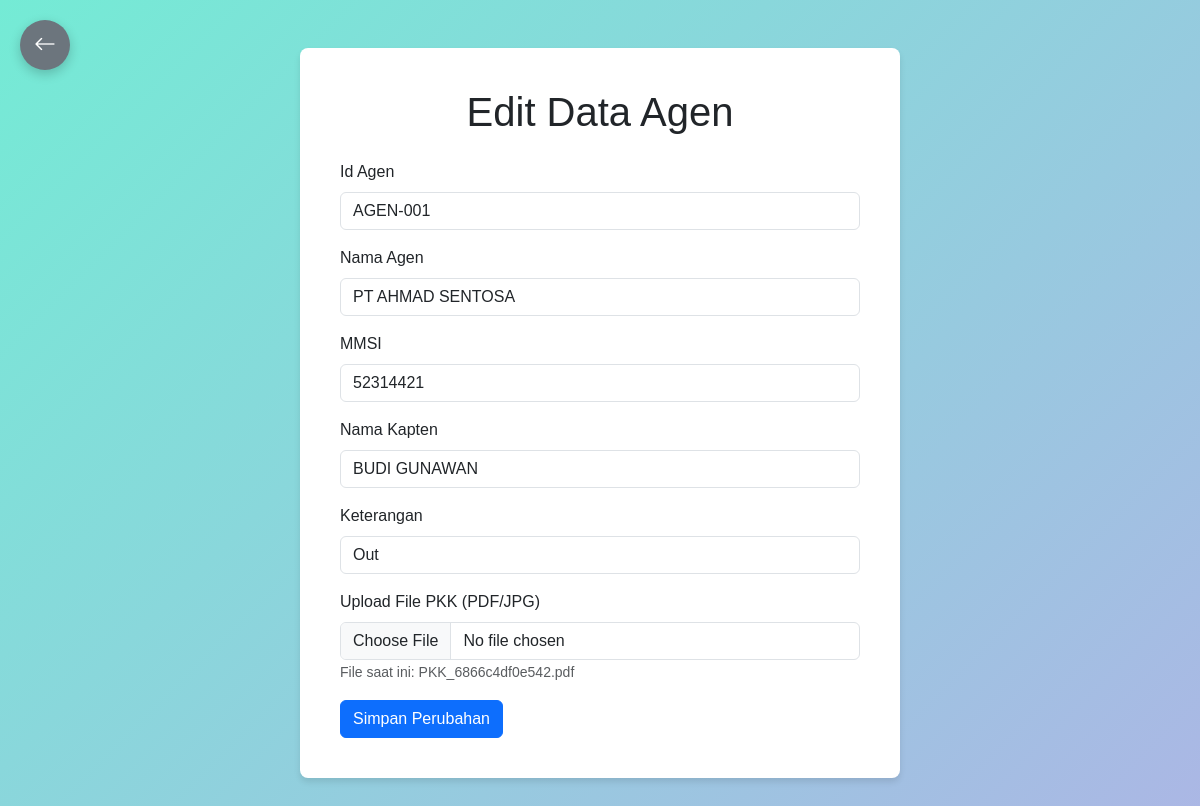
The app's page /UI/edit_agen.php?id=AGEN-001 (signed in) with its own data.
### tables this page shows
CREATE TABLE `data_agen` (
  `id_agen` varchar(20) NOT NULL,
  `nama_agen` varchar(50) NOT NULL,
  `MMSI` int(10) DEFAULT NULL,
  `nama_kapten` varchar(50) NOT NULL,
  `keterangan` enum('In','Out','Passing') DEFAULT 'Passing',
  `nama_file` varchar(255) DEFAULT NULL,
  `id_petugas` varchar(100) DEFAULT NULL
);

### UI/edit_agen.php (the view, shortened to what this page needs)
<?php
include 'koneksi.php';
$id_agen = $_GET['id'];
$sql = "SELECT * FROM data_agen WHERE id_agen = '$id_agen'";
$result = mysqli_query($conn, $sql);
$data = mysqli_fetch_assoc($result);
?>
<!DOCTYPE html>
<html lang="id">
<head>
    <link href="https://cdn.jsdelivr.net/npm/bootstrap@5.3.0-alpha1/dist/css/bootstrap.min.css" rel="stylesheet">
    <link href="https://cdn.jsdelivr.net/npm/bootstrap-icons/font/bootstrap-icons.css" rel="stylesheet">
</head>
<body>
<a href="data_agen.php" class="btn btn-back">
    <i class="bi bi-arrow-left"></i>
</a>
<div class="container mt-5">
    <h1 class="text-center mb-4">Edit Data Agen</h1>
    <form method="POST" action="edit_agen.php?id=<?= $id_agen; ?>">
        <div class="mb-3">
            <label for="id_agen" class="form-label">Id Agen</label>
            <input type="text" class="form-control" id="id_agen" name="id_agen"
                    value="<?= htmlspecialchars($data['id_agen']); ?>" readonly>
        </div>
        <div class="mb-3">
            <label for="nama_agen" class="form-label">Nama Agen</label>
            <input type="text" class="form-control" id="nama_agen" name="nama_agen"
                   value="<?= htmlspecialchars($data['nama_agen']); ?>" required>
        </div>
        <div class="mb-3">
            <label for="MMSI" class="form-label">MMSI</label>
            <input type="text" class="form-control" id="MMSI" name="MMSI"
                   value="<?= htmlspecialchars($data['MMSI']); ?>" required>
        </div>
        <div class="mb-3">
            <label for="nama_kapten" class="form-label">Nama Kapten</label>
            <input type="text" class="form-control" id="nama_kapten" name="nama_kapten"
                   value="<?= htmlspecialchars($data['nama_kapten']); ?>" required>
        </div>
        <div class="mb-3">
            <label for="keterangan" class="form-label">Keterangan</label>
            <select class="form-control" id="keterangan" name="keterangan">
                <option value="Out" <?= $data['keterangan'] == 'Out' ? 'selected' : ''; ?>>Out</option>
            </select>
        </div>
        <div class="mb-3">
            <label for="nama_file" class="form-label">Upload File PKK (PDF/JPG)</label>
            <input type="file" class="form-control" id="nama_file" name="nama_file" accept=".pdf,.jpg,.jpeg">
            <?php if (!empty($data['nama_file'])): ?>
                <small class="text-muted">File saat ini: <?= htmlspecialchars($data['nama_file']); ?></small>
            <?php endif; ?>
        </div>
        <button type="submit" class="btn btn-primary">Simpan Perubahan</button>
    </form>
</div>
</body>
</html>

### UI/edit_agen.php (style rules this page uses)
body { background: linear-gradient(135deg, #74ebd5 0%, #acb6e5 100%); font-family: 'Poppins', sans-serif; min-height: 100vh; padding-bottom: 50px; }
.container { max-width: 600px; padding: 40px; background-color: #ffffff; border-radius: 8px; box-shadow: 0 4px 6px rgba(0, 0, 0, 0.1); }
.btn-back { position: fixed; top: 20px; left: 20px; width: 50px; height: 50px; background: #6c757d; color: white; border-radius: 50%; display: flex; justify-content: center; align-items: center; font-size: 22px; border: none; box-shadow: 0 4px 12px rgba(0, 0, 0, 0.2); z-index: 999; transition: 0.3s; }

### records on screen
data_agen: id_agen "AGEN-001", nama_agen "PT AHMAD SENTOSA", MMSI "52314421", nama_kapten "BUDI GUNAWAN", keterangan "Out", nama_file "PKK_6866c4df0e542.pdf"
